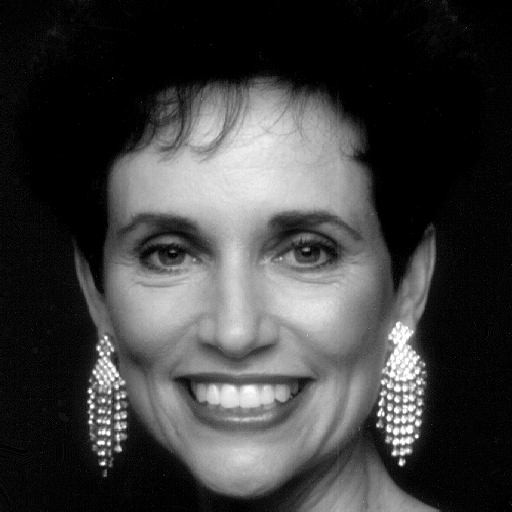
%> input picture Laboratorio 4/Quest1/woman.png, 512 x 512 px
$ octave Quest1.m   (GNU Octave 9; MATLAB toolbox functions it lacks are replaced by stand-ins)
%> lines starting %> are read from the running program, lines starting %| are printed output that depends on the picture
clc;clear;

img = imread("woman.png");
%> img is the input picture: size 512x512 uint8; min 0, max 255, mean 62.2

%retorno apenas do modulo
imgabs = fft2(img);
imgabs = ifft2(abs(imgabs));
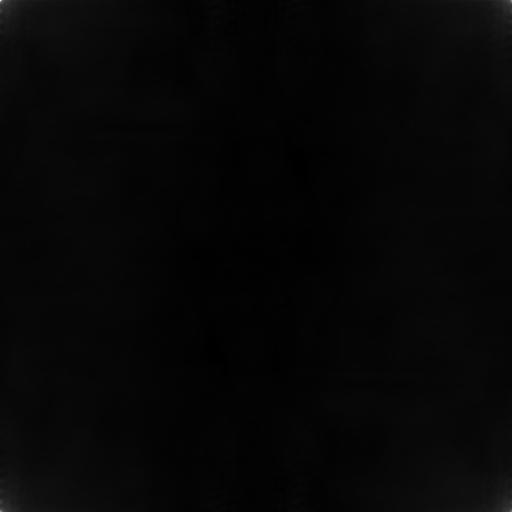
%> imgabs: size 512x512 double; min -58.22, max 4611.8, mean 62.2; drawn with min black and max white
imgabs = (imgabs)/max(max(imgabs));
imgabs = fftshift(imgabs);
figure;
imshow(imgabs);
imwrite(imgabs,"modulo.png");
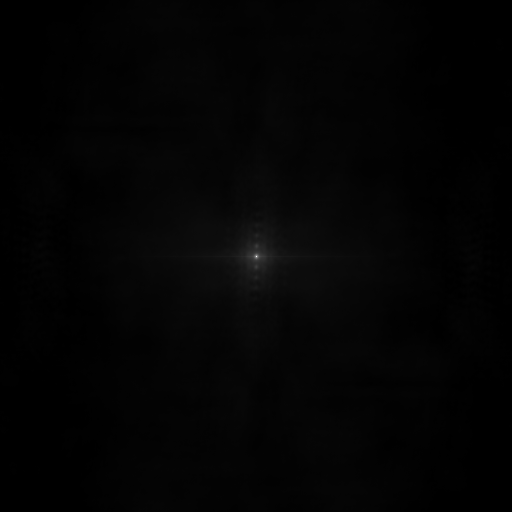
%> saved as modulo.png: size 512x512 uint8; min 0, max 255, mean 3.5
%fim do modulo

%retorna apenas a fase
ang = fft2(img);
ang = abs(ifft2(exp(1i*angle(ang))));
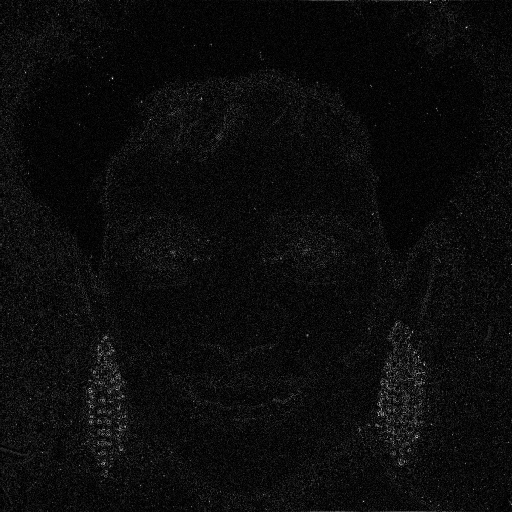
%> ang: size 512x512 double; min 3.37e-09, max 0.0288, mean 0.0014; drawn with min black and max white
ang = ang/(max(max(ang)));

figure;
imshow(ang);
imwrite(ang,"fase.png");
%fim da fase

%completa
imgabs = abs(fft2(img));
ang = fft2(img);
ang = (exp(1i*angle(ang)));
total = imgabs.*ang;
total = ifft2(total);
total = total/(max(max(total)));
figure;
imshow(total);
imwrite(total,"total.png");
%fim da completa
